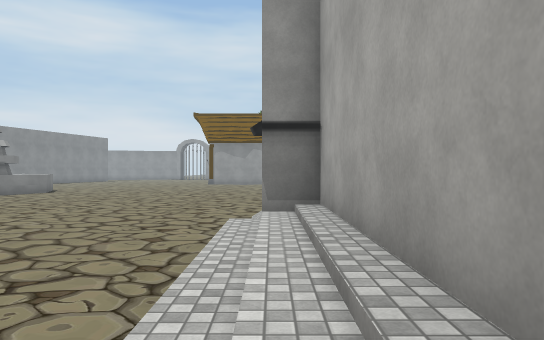
View 1 (above)

24 first-person views from a walk through a scene from a Unity 3-D project. The camera is 1.3 m above the floor, looks level and sees 70° across. The floor is counted in squares, 2 m on a side. Each view is taken from the middle of a square. On the plan, view 1 faces up. The plan holds only what a view shows up to about 11 squares ahead; the rest is blank. The place goes on beyond the plan. The player character is not drawn. Some surface patterns are stand-ins.

View 2
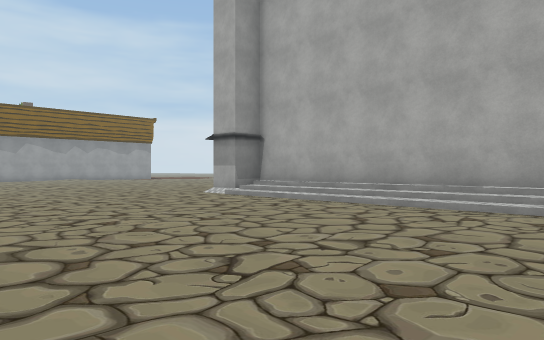

View 3
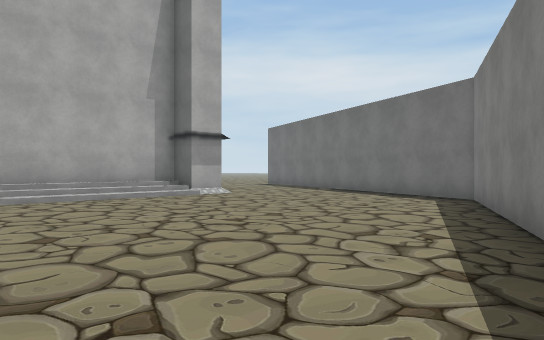

View 4
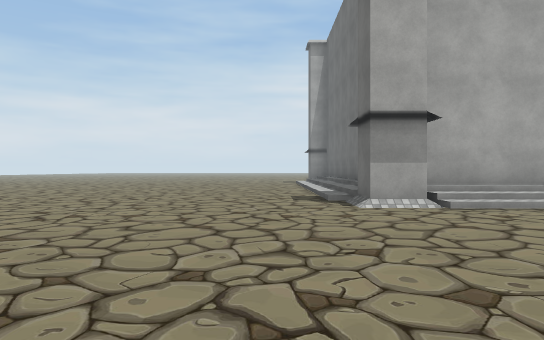

View 5
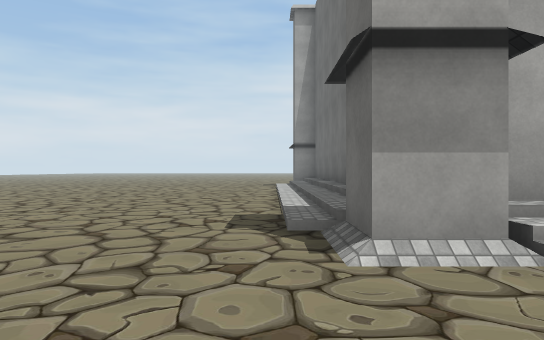

View 6
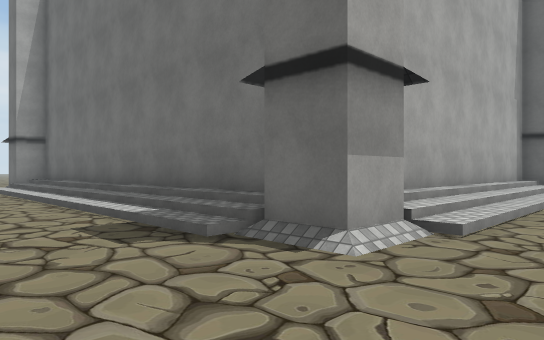

View 7
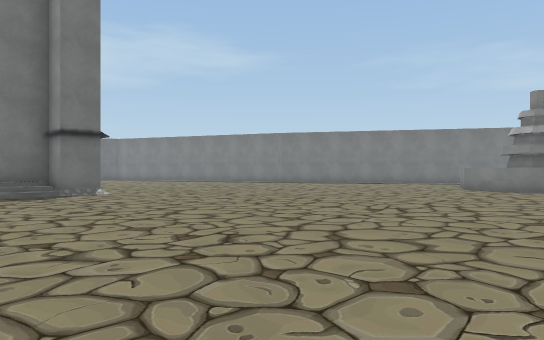

View 8
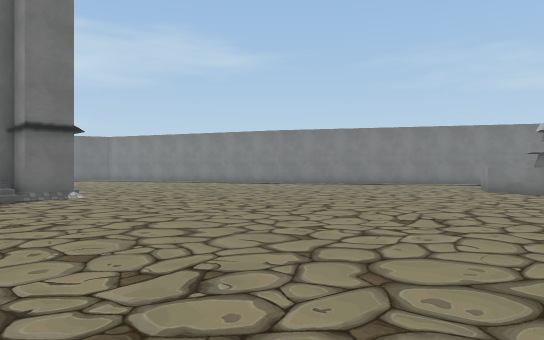

View 9
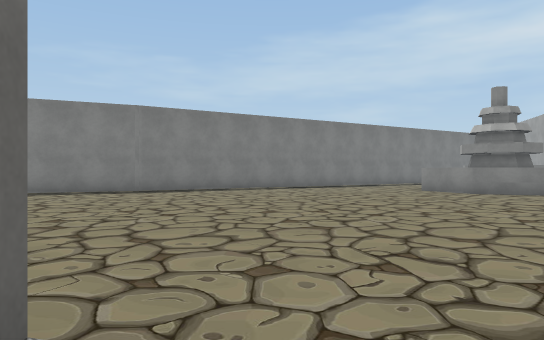

View 10
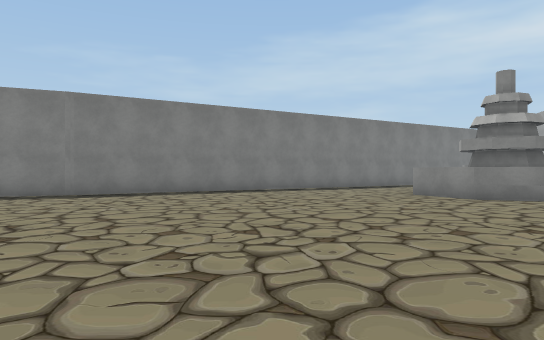

View 11
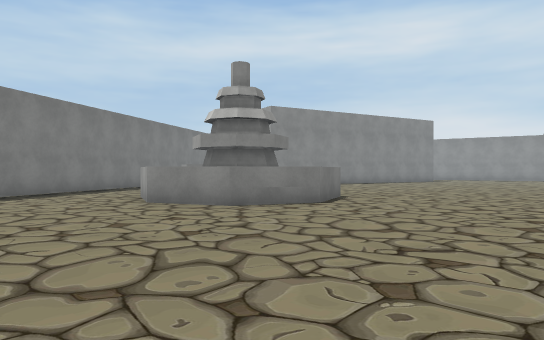

View 12
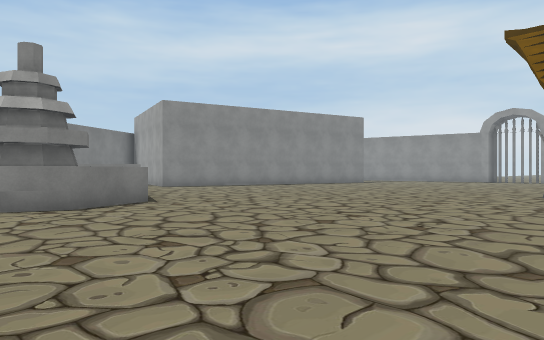

View 13
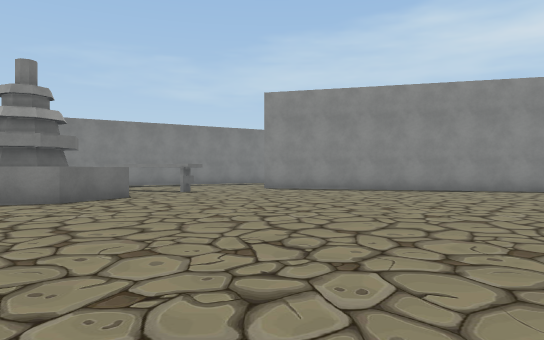

View 14
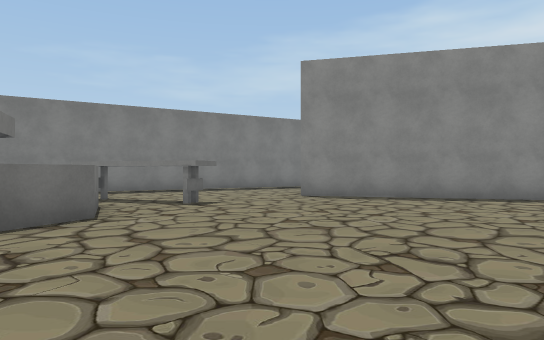

View 15
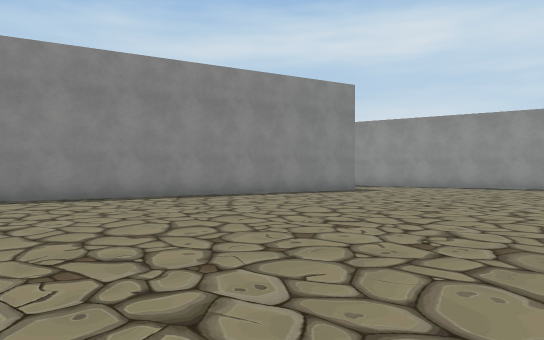

View 16
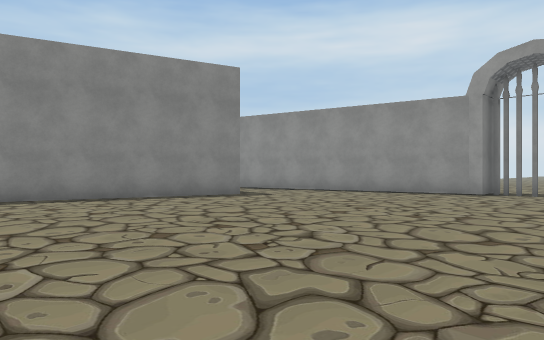

View 17
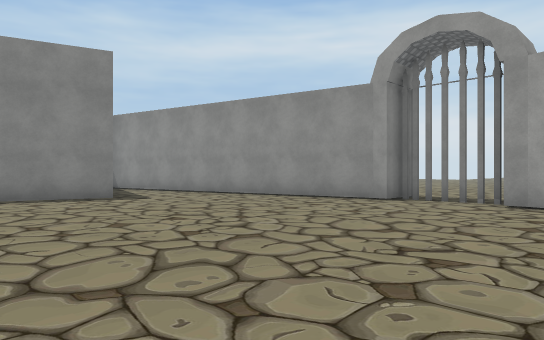

View 18
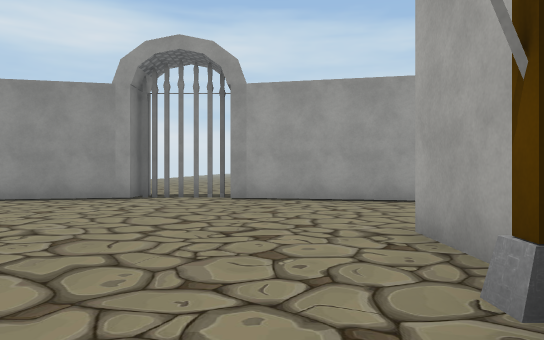

View 19
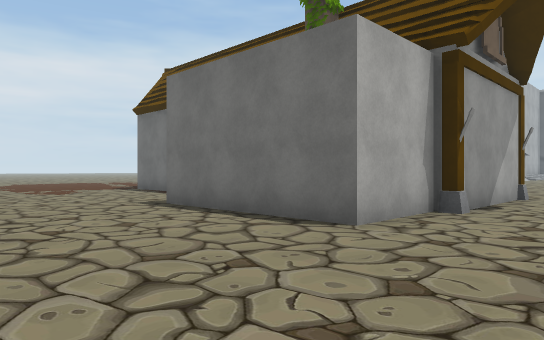

View 20
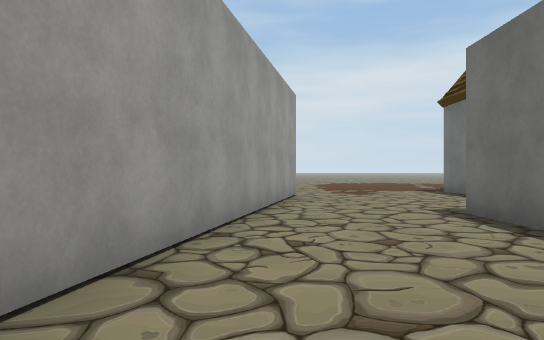

View 21
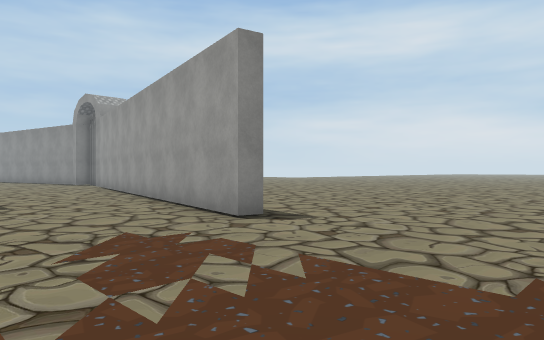

View 22
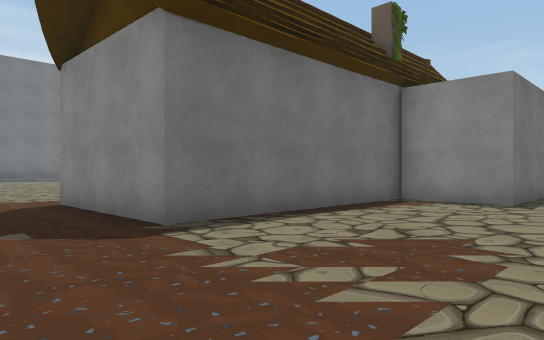

View 23
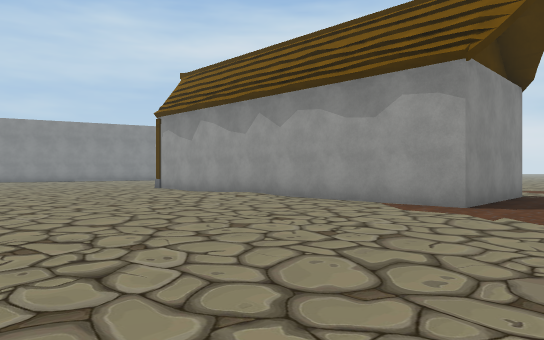

View 24
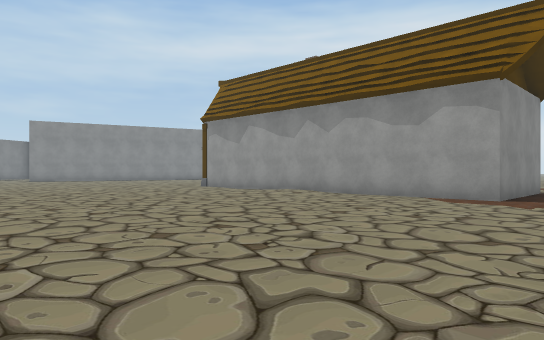

### Floor plan
Key: @ floor where view 1 was taken; # wall or solid block; . main floor; : floor 0.25 m higher than the main floor; / step, stairs or slope; ^ raised ledge; T thing the floor can be seen under or through; O other object.
Columns run from 17 left of view 1 to 9 right of it. Each row starts with its distance up from view 1.
 38          ..        ......
 37          ..        .......
 36          ...       .......
 35        ##OOO###     ......
 34     ####......###### .....
 33    ................####...
 32    ........................
 31     .......................
 30    ##.........#####........
 29    #..........#   #........
 28    #..........#   ######..
 27   ##..........#        #..
 26   #...........#        #..
 25   #...........#        #..
 24   #...........#  #######..
 23  ##...........  ..:.......
 22  #........................
 21  #........................
 20 ...........................
 19 ...........................
 18 ...T.......................
 17 ...T^#^^...................
 16  .T   # #.................
 15       ###..................
 14   ..###^..................
 13  #...##...................
 12  ##.......................
 11   # ......................
 10      .....................
  9      .....................
  8      ............./////////
  7       ...........##////////
  6        ........../#########
  5       #........../#
  4       ##........./#
  3        #........./#
  2        # ......../#
  1          ......../#
  0          ........@#
 -1          #......./#
 -2          #......./#
 -3          ##......##
 -4           #.......
 -5           ##.....
 -6            ###..
 -7              ##

Positions as (right, up) in squares from view 1, and headings:
1: (0, 0), facing up
2: (-7, -2), facing up-right
3: (-9, 3), facing down-right
4: (-7, 9), facing right
5: (-3, 8), facing right
6: (-2, 10), facing down-right
7: (4, 18), facing down-left
8: (3, 17), facing down-left
9: (1, 8), facing left
10: (-1, 9), facing left
11: (-4, 9), facing up-left
12: (-2, 13), facing up-left
13: (-2, 21), facing left
14: (-6, 20), facing left
15: (-6, 20), facing up-left
16: (-5, 24), facing up-left
17: (-4, 27), facing up-left
18: (-5, 26), facing up
19: (-6, 34), facing down-right
20: (-5, 33), facing right
21: (9, 29), facing up-left
22: (9, 32), facing down-left
23: (9, 17), facing up-left
24: (9, 15), facing up-left
